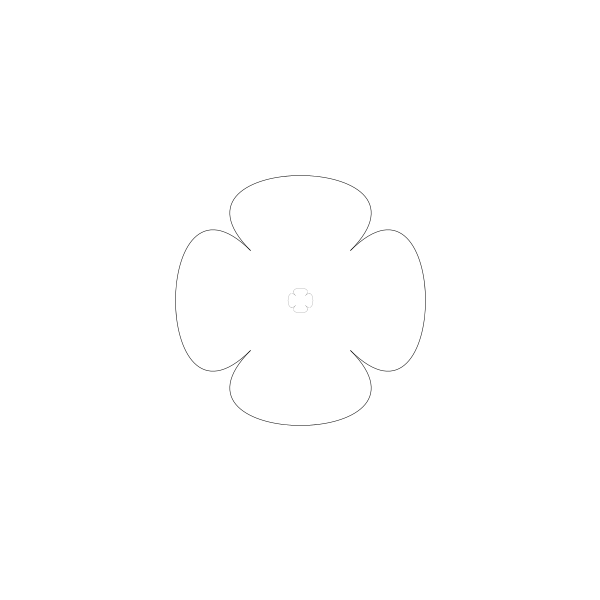
Frame 1 (no input)
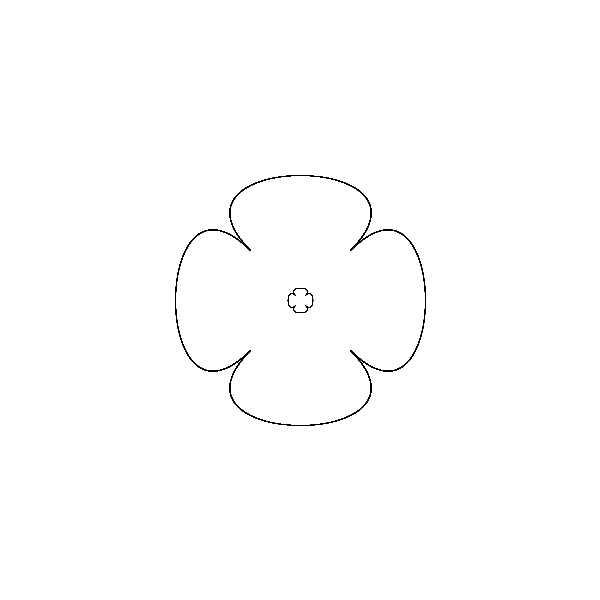
Frame 60 (the mouse pressed at the canvas centre just before this capture)
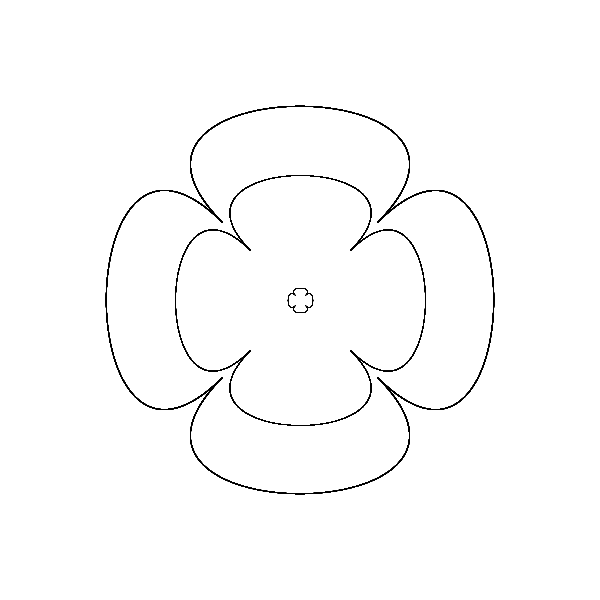
Frame 120 (the mouse held since frame 60 and released just before this capture)

The Processing sketch that drew these frames (run headless with seeded random() and noise(); from frame 60 on, the mouse is pressed at the canvas centre):

// Processing sketch: sketch_10_14
// ── sketch_10_14.pde
void setup(){
size(600,600);background(255);
noFill();stroke(0);
strokeWeight(0.5);
}
//boolean one=true;
//void draw(){
//if(one){
//bezier(250,250,150,150,450,150,350,250);
//bezier(350,250,450,150,450,450,350,350);
//bezier(250,250,150,150,150,450,250,350);
//bezier(250,350,150,450,450,450,350,350);
//}
//one=false;
//}





void draw(){
bezier(250,250,150,150,450,150,350,250);
bezier(350,250,450,150,450,450,350,350);
bezier(250,250,150,150,150,450,250,350);
bezier(250,350,150,450,450,450,350,350);
  
  
float zoom = map(mouseX, 0, width, 0.1, 3);
translate(300-zoom*300,300-zoom*300);
scale(zoom);
bezier(250,250,150,150,450,150,350,250);
bezier(350,250,450,150,450,450,350,350);
bezier(250,250,150,150,150,450,250,350);
bezier(250,350,150,450,450,450,350,350);
}
